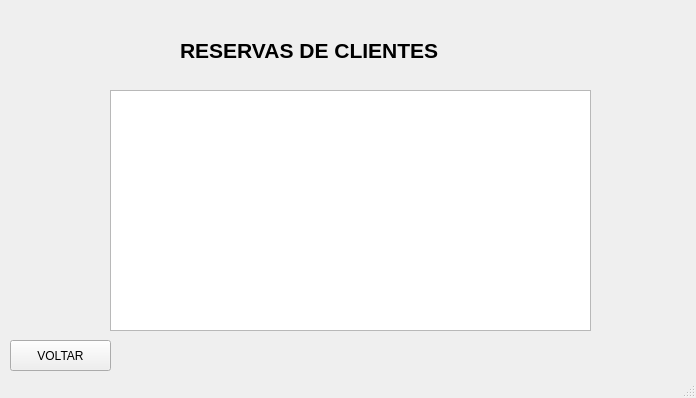
<?xml version="1.0" encoding="UTF-8"?>
<ui version="4.0">
 <class>MainWindow</class>
 <widget class="QMainWindow" name="MainWindow">
  <property name="geometry">
   <rect>
    <x>0</x>
    <y>0</y>
    <width>696</width>
    <height>398</height>
   </rect>
  </property>
  <property name="windowTitle">
   <string>MainWindow</string>
  </property>
  <widget class="QWidget" name="centralwidget">
   <widget class="QLabel" name="label">
    <property name="geometry">
     <rect>
      <x>180</x>
      <y>40</y>
      <width>351</width>
      <height>21</height>
     </rect>
    </property>
    <property name="font">
     <font>
      <pointsize>16</pointsize>
      <weight>75</weight>
      <bold>true</bold>
     </font>
    </property>
    <property name="text">
     <string>RESERVAS DE CLIENTES</string>
    </property>
   </widget>
   <widget class="QListView" name="listView">
    <property name="geometry">
     <rect>
      <x>110</x>
      <y>90</y>
      <width>481</width>
      <height>241</height>
     </rect>
    </property>
   </widget>
   <widget class="QPushButton" name="pushButton_2">
    <property name="geometry">
     <rect>
      <x>10</x>
      <y>340</y>
      <width>101</width>
      <height>31</height>
     </rect>
    </property>
    <property name="text">
     <string>VOLTAR</string>
    </property>
   </widget>
  </widget>
  <widget class="QStatusBar" name="statusbar"/>
 </widget>
 <resources/>
 <connections/>
</ui>
